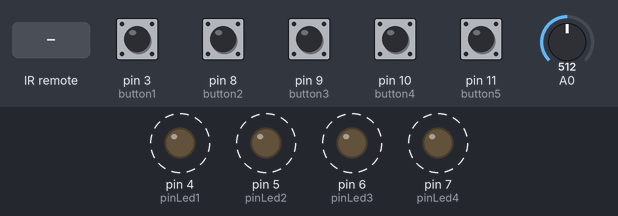
Recording of a sketch running on a simulated Arduino Uno, built with avr-gcc and run on an emulated ATmega328P. On the bench: output pins drawn as LEDs (lit = HIGH). Dashed ring = blinking. The inputs (shaded band) are chosen by the test bench; at power-on: pin 3 (button1), pin 8 (button2), pin 9 (button3), pin 10 (button4), pin 11 (button5) HIGH, A0 = 512. What the sketch prints to the serial monitor is not drawn.

Above: at 1.2 s.
1.3 s: A0 set to 716
At 1.79 s:
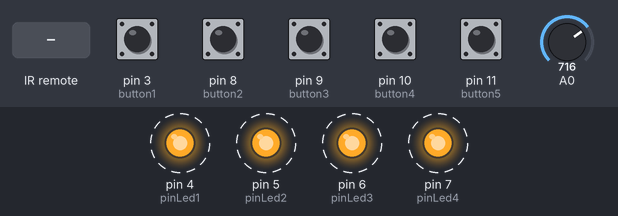
4.3 s: A0 set to 306
At 4.49 s:
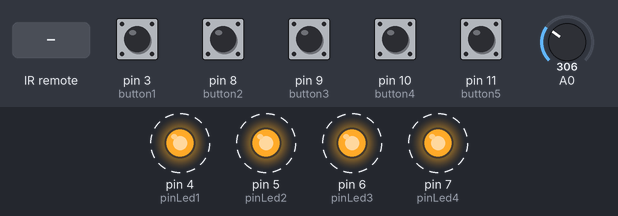
7.3 s: infrared code 0xF30CFF00 received
10.3 s: infrared code 0xF708FF00 received
13.3 s: pin 8 (button2) pulled LOW for 1 s
16.3 s: pin 11 (button5) pulled LOW for 0.15 s
Timing chart, 0 to 20.3 s (numbered marks = the images above; inputs shaded):
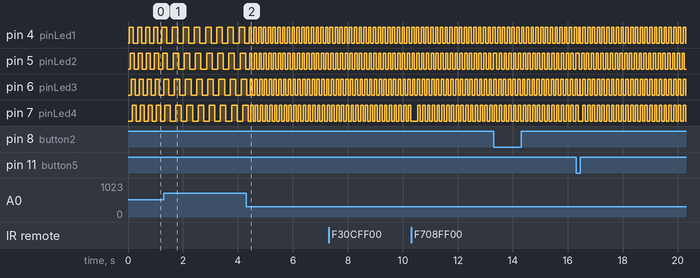

The sketch:

dk-thiet-bi.ino
```cpp
#include <IRremote.h>
const int RECV_PIN = 2;
const int pinLed1 = 4;
const int pinLed2 = 5;
const int pinLed3 = 6;
const int pinLed4 = 7;
int button1 = 3;
int button2 = 8;
int button3 = 9;
int button4 = 10;
int button5 = 11;
int TT1, TT2, TT3, TT4, TTT =0;
int BT = A0;
void setup() {
  Serial.begin(9600);
   pinMode( 3, INPUT_PULLUP);
   pinMode( 8, INPUT_PULLUP);
   pinMode( 9, INPUT_PULLUP);
   pinMode( 10, INPUT_PULLUP);
   pinMode( 11, INPUT_PULLUP);
   pinMode( A0, INPUT);
  pinMode(pinLed1, OUTPUT);
  pinMode(pinLed2, OUTPUT);
  pinMode(pinLed3, OUTPUT);
  pinMode(pinLed4, OUTPUT);
  IrReceiver.begin(RECV_PIN, true, 13);
}

void loop() {
  /// giá trị độ nhạy của nút nhấn 1
  int h = analogRead(A0);
  h = map(h, 0, 1023, 0, 100);
  Serial.print("GIÁ TRỊ");
  Serial.println(h);
  // nút nhấn 1
  int NUTNHAN1 = digitalRead(button1);
 Serial.println(NUTNHAN1);
 delay(h);
 if (NUTNHAN1 == 1) // Có nhấn nút
  {
  if (TT1 == 0)
    {
      digitalWrite(pinLed1,HIGH);
      TT1 =1;
    }
  else
  {
    digitalWrite(pinLed1,LOW);
     TT1 =0;
    }
  }
  /// giá trị đọ nhạy của nút nhấn 2
  int h2 =h-(h/2);
  ///nút nhấn 2
  int NUTNHAN2 = digitalRead(button2);
 Serial.println(NUTNHAN2);
 delay(h2);
 if (NUTNHAN2 == 1) // Có nhấn nút
  {
  if (TT2 == 0)
    {
      digitalWrite(pinLed2,HIGH);
      TT2 =1;
    }
  else
  {
    digitalWrite(pinLed2,LOW);
     TT2 =0;
    }
  }
  /// giá trị đọ nhạy của nút nhấn 3
  int h3 =h-(h/3);
  ///nút nhấn 3
  int NUTNHAN3 = digitalRead(button3);
 Serial.println(NUTNHAN3);
 delay(h3);
 if (NUTNHAN3 == 1) // Có nhấn nút
  {
  if (TT3 == 0)
    {
      digitalWrite(pinLed3,HIGH);
      TT3 =1;
    }
  else
  {
    digitalWrite(pinLed3,LOW);
     TT3 =0;
    }
  }
   /// giá trị đọ nhạy của nút nhấn 4
  int h4 =h-(h/4);
  ///nút nhấn 4
    int NUTNHAN4 = digitalRead(button4);
 Serial.println(NUTNHAN4);
 delay(h4);
 if (NUTNHAN4 == 1) // Có nhấn nút
  {
  if (TT4 == 0)
    {
      digitalWrite(pinLed4,HIGH);
      TT4 =1;
    }
  else
  {
    digitalWrite(pinLed4,LOW);
     TT4 =0;
    }
  }
  ///nút nhấn tổng
     int NUTNHANT = digitalRead(button5);
 Serial.println(NUTNHANT);
delayMicroseconds(5);
 if (NUTNHANT == 1) // Có nhấn nút
  {
  if (TTT == 0)
    {
      digitalWrite(pinLed1,HIGH);
      digitalWrite(pinLed2,HIGH);
      digitalWrite(pinLed3,HIGH);
      digitalWrite(pinLed4,HIGH);
      TTT =1;
    }
  else
  {
    digitalWrite(pinLed1,LOW);
    digitalWrite(pinLed2,LOW);
    digitalWrite(pinLed3,LOW);
    digitalWrite(pinLed4,LOW);
     TTT =0;
    }
  }
  /// điều khiển bằng remote
   if (IrReceiver.decode())
   {
    uint32_t dataRemote = IrReceiver.decodedIRData.decodedRawData;
      Serial.println(dataRemote);
      if (dataRemote>0)
      {
        switch(dataRemote)
        {
          case 4077715200://so1
            digitalWrite(pinLed1, !digitalRead(pinLed1));
          break;
          case 3877175040://so2
            digitalWrite(pinLed2, !digitalRead(pinLed2));
          break;
          case 2707357440://so3
            digitalWrite(pinLed3, !digitalRead(pinLed3));
          break;
          case 4144561920://so4
            digitalWrite(pinLed4, !digitalRead(pinLed4));
          break;
          case 3108437760:// CH
          digitalWrite(pinLed1, !digitalRead(pinLed1));
          digitalWrite(pinLed2, !digitalRead(pinLed2));
          digitalWrite(pinLed3, !digitalRead(pinLed3));
          digitalWrite(pinLed4, !digitalRead(pinLed4));
          break;
        }
      }
      IrReceiver.resume(); // Cho phép nhận giá trị tiếp theo
   }
}
```

Measured:
- after the input at 1.3 s, pin 4 (pinLed1): alternates HIGH for 0.20 s and LOW for 0.20 s, starting after 0.30 s; pin 5 (pinLed2): alternates HIGH for 0.20 s and LOW for 0.20 s, starting after 0.34 s
- after the input at 4.3 s, pin 4 (pinLed1): alternates HIGH for 0.09 s and LOW for 0.09 s, starting after 0.11 s; pin 5 (pinLed2): alternates HIGH for 0.09 s and LOW for 0.09 s, starting after 0.12 s
- by itself, pin 4 (pinLed1), pin 5 (pinLed2), pin 6 (pinLed3), pin 7 (pinLed4): alternates HIGH for 0.15 s and LOW for 0.15 s
